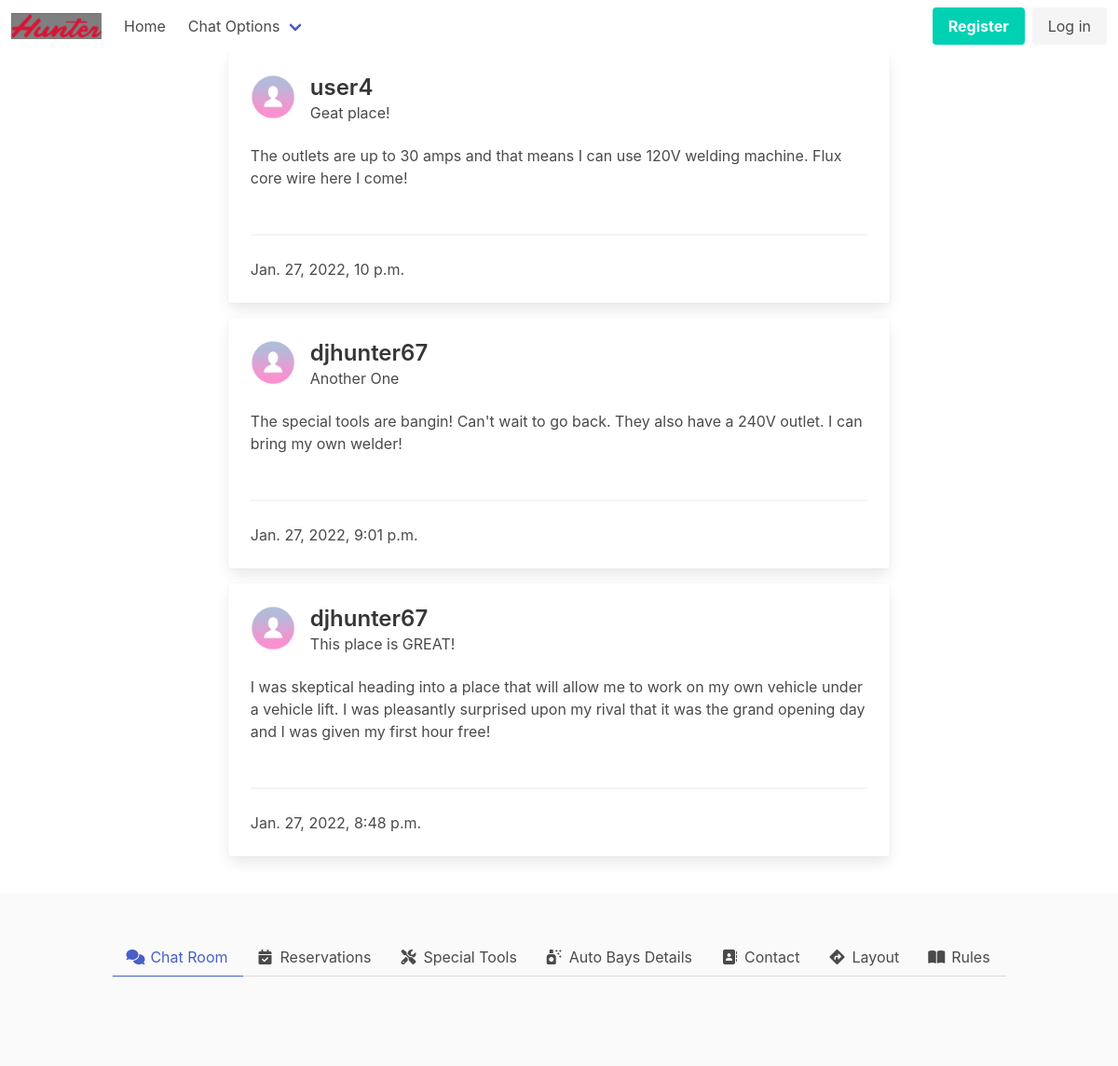
Before: /blog/ with the older database file.
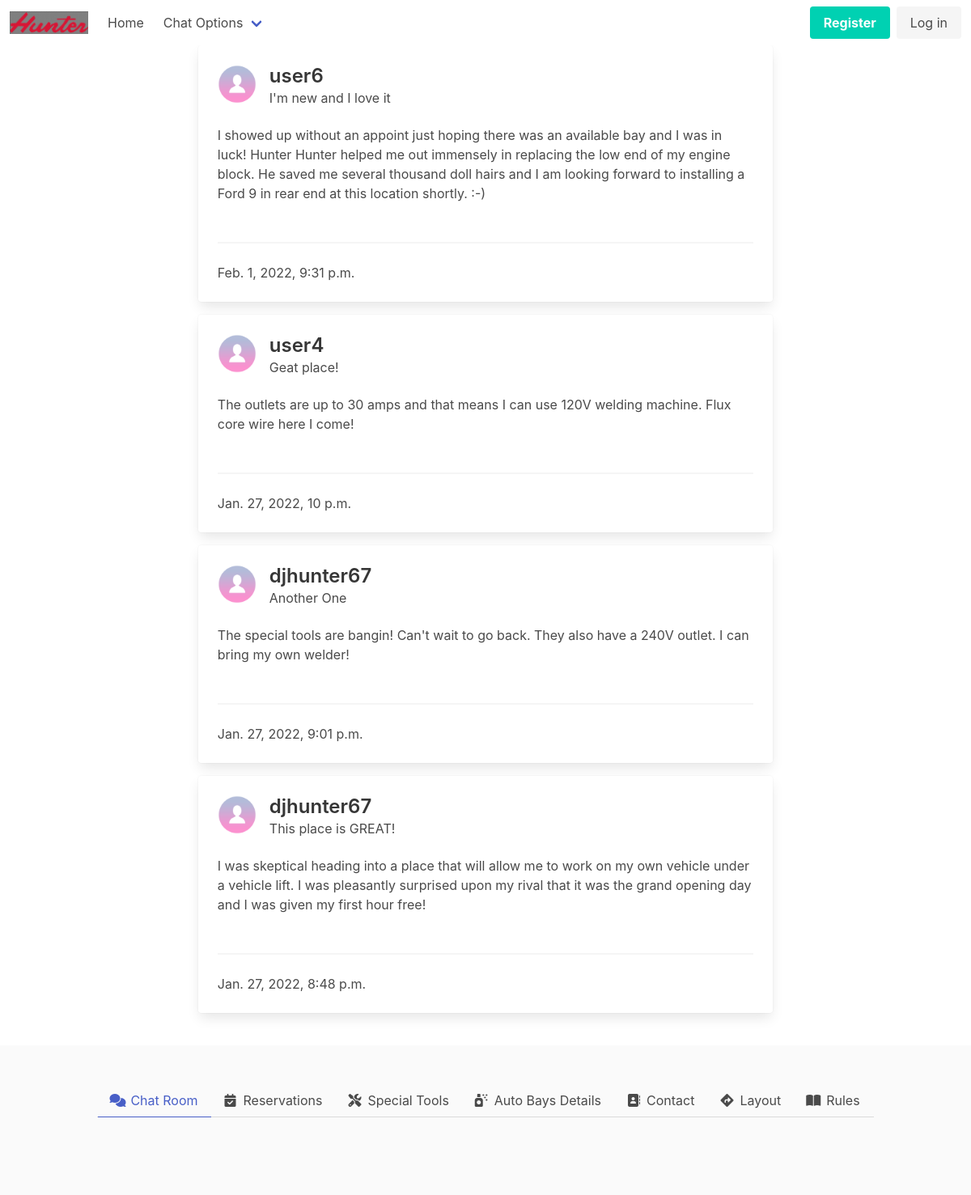
After: the same page with the newer database file.
### blog/models.py (models this page shows)
class BlogPost(models.Model):
    title = models.CharField(max_length=40)
    body = models.TextField(max_length=200)
    user = models.ForeignKey(
        DIYUsers, on_delete=models.CASCADE, related_name='blog_posts')
    public = models.BooleanField(default=False)
    date_created = models.DateTimeField(auto_now_add=True)
    date_edited = models.DateTimeField(auto_now=True)

### diy_users/models.py (models this page shows, shortened)
class DIYUsers(AbstractUser):
    phone_regex = RegexValidator(
        regex=r'\d{10}', message="Phone number must be entered in the format: '+999999999'. 10 digits allowed.")
    phone_number = models.CharField(
        validators=[phone_regex], max_length=17, blank=False)  # validators should be a list
    date_added = models.DateField(auto_now_add=True)
    avatar = models.ImageField(
        upload_to=upload_path, default="../static/img/default_avt.png")
    first_name = models.CharField(_('first name'), max_length=150, blank=False)
    last_name = models.CharField(_('last name'), max_length=150, blank=False)
    email = models.EmailField(_('email address'), blank=False)
    def __str__(self) -> str:
        return self.username

### blog/views.py (the view)
# urls.py: path('', views.blog, name='blog'),
def blog(request):
    if request.method == 'GET':
        all_posts = BlogPost.objects.order_by('-date_created')
        return render(request, "blog.html", {"posts": all_posts})

### capstone/templates/blog.html (shortened to what this page needs)
{% extends 'base.html' %}
{% load static %}
{% block header %}
<nav class="navbar" role="navigation" aria-label="main navigation">
    <div class="navbar-brand">
        <a class="navbar-item" href="https://christerpher.github.io">
            <img src="{% static 'img/Logo.png' %}">
        </a>
    </div>
    <div id="navbarBasicExample" class="navbar-menu">
        <div class="navbar-start">
            <a class="navbar-item" href="{% url 'hunter_diy_garage:index' %}">
                Home
            </a>
            <div class="navbar-item has-dropdown is-hoverable">
                <a class="navbar-link">
                    Chat Options
                </a>
            </div>
        </div>
        <div class="navbar-end">
            <div class="navbar-item">
                <div class="buttons">
                    {% if request.user.is_authenticated %}
                    <a href="{% url 'diy_users:logout' %}" class="button is-warning">
                        Logout
                    </a>
                    {% else %}
                    <a class="button is-primary" href="{% url 'diy_users:register' %}">
                        <strong>Register</strong>
                    </a>
                    <a class="button is-light" href="{% url 'diy_users:login' %}">
                        Log in
                    </a>
                    {% endif %}
                </div>
            </div>
        </div>
    </div>
</nav>
{% endblock header %}
{% block content %}
{% for post in posts %}
<div class="card mb-4">
    <div class="card-content">
        <div class="media">
            <div class="media-left">
                <figure class="image is-48x48">
                    <img src="{% static 'img/default_avt.png' %}" alt="Placeholder image">
                </figure>
            </div>
            <div class="media-content">
                <p class="title is-4">{{post.user}}</p>
                <p class="subtitle is-6">{{post.title}}</p>
            </div>
        </div>
        <div class="content">
            {{post.body}}
            <br>
            <br>
            <hr>
            <time datetime="2016-1-1">{{post.date_created}}</time>
        </div>
    </div>
</div>
{% endfor %}
{% endblock content %}

Changed rows visible on the page:
added BlogPost: user "user6", title "I'm new and I love it", body "I showed up without an appoint just hoping there was an available bay and I was in luck! Hunter Hunter helped me out immensely in replacing the low end of my engine block. He saved me several thousand doll hairs and I am looking forward to installing a Ford 9 in rear end at this location shortly. :-)", date_created "Feb. 1, 2022, 9:31 p.m."
